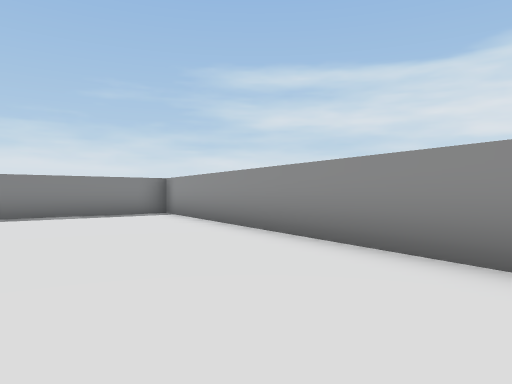
View 1 (above)

19 first-person views from a walk through a 3-D level made in the Unity game engine. The camera is 1.2 m above the floor, looks level and sees 70° across. The floor is counted in squares, 2 m on a side. Each view is taken from the middle of a square. On the plan, view 1 faces up. The plan holds only what a view shows up to about 10 squares ahead; the rest is blank. The place goes on beyond the plan. The player is left out. Some surface patterns are stand-ins.

View 2
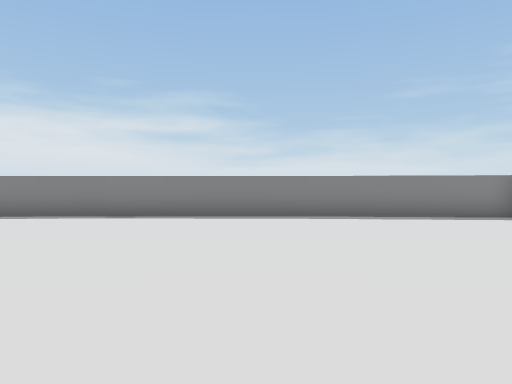

View 3
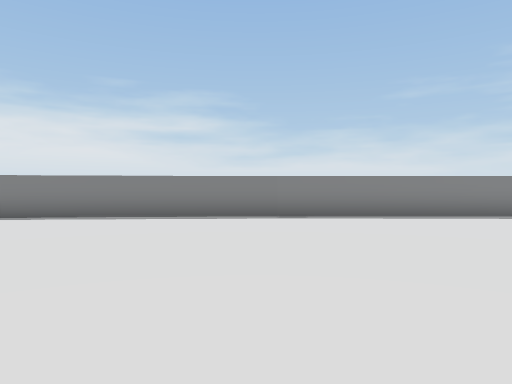

View 4
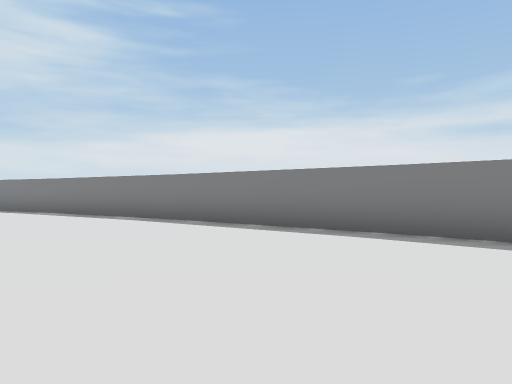

View 5
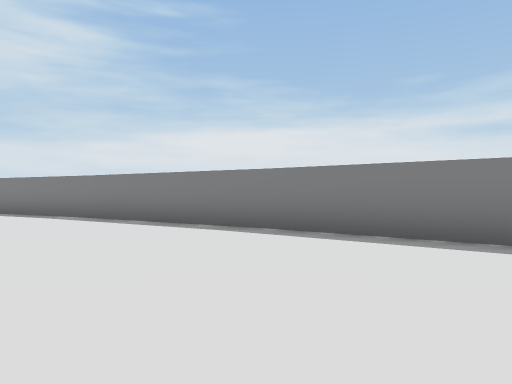

View 6
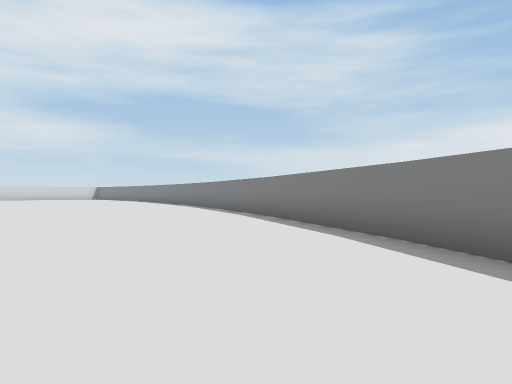

View 7
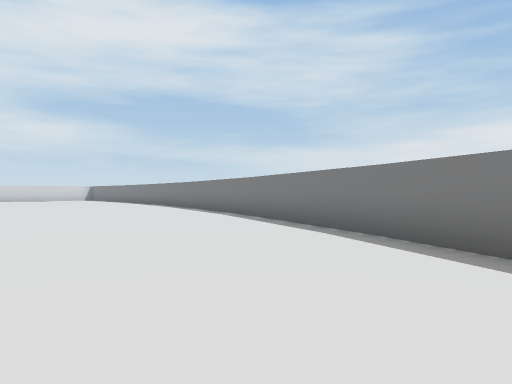

View 8
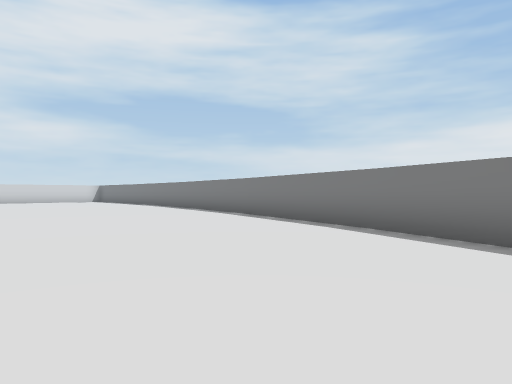

View 9
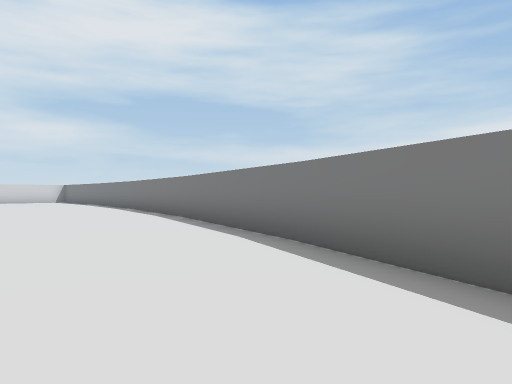

View 10
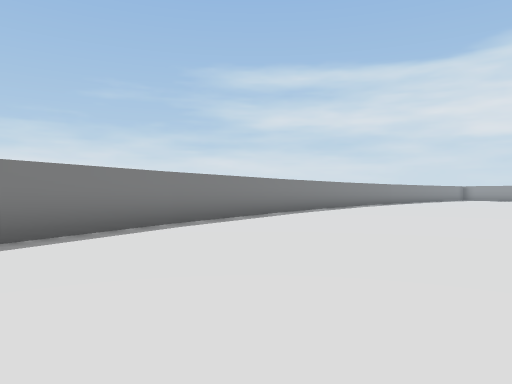

View 11
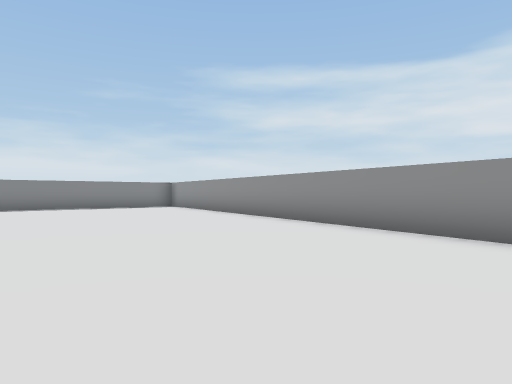

View 12
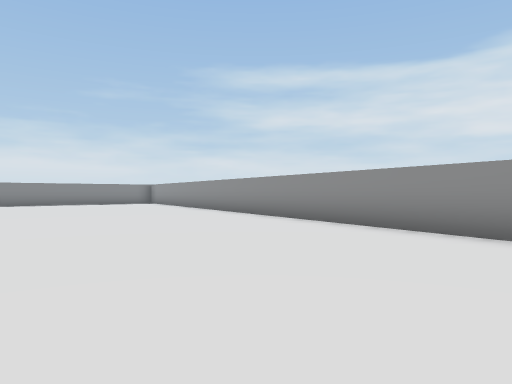

View 13
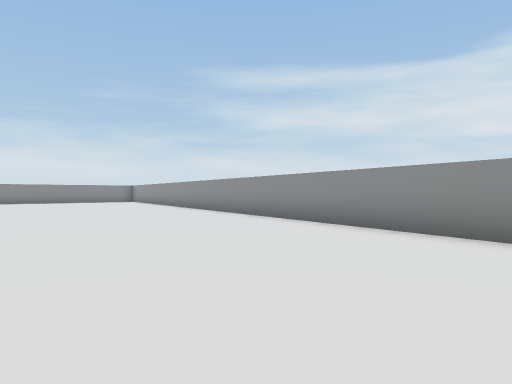

View 14
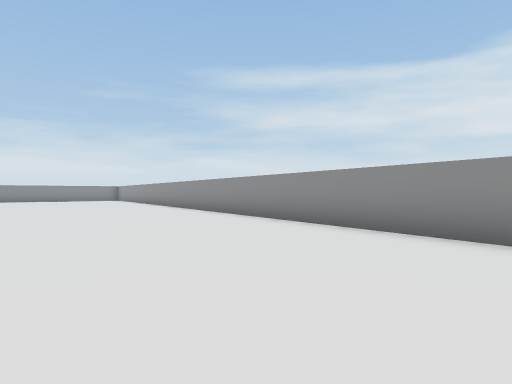

View 15
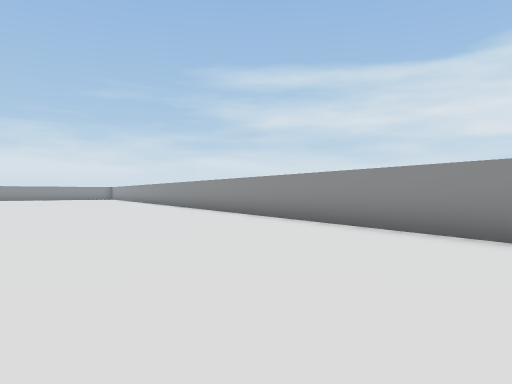

View 16
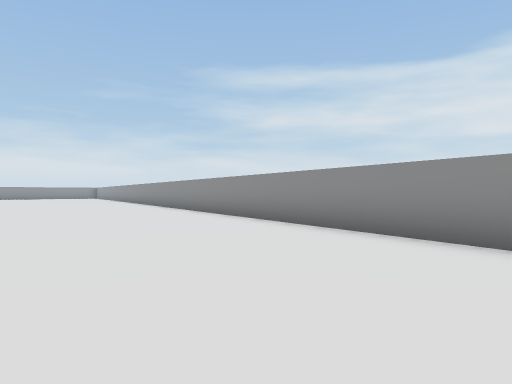

View 17
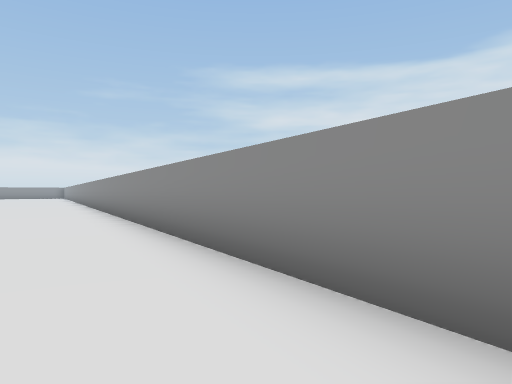

View 18
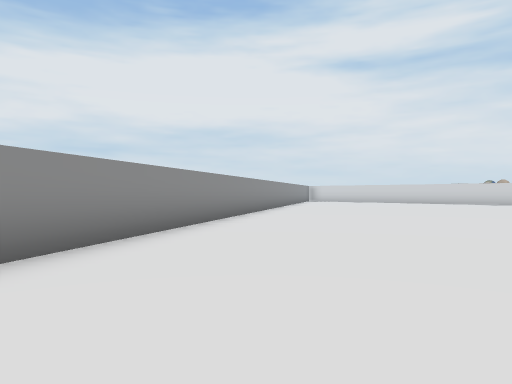

View 19
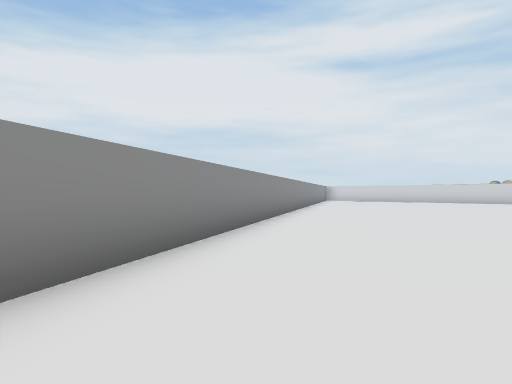

### Floor plan
Points are (right, up) in squares from view 1. A wall is a line through its corners. A room is listed if a view was taken in it or the views show most of it. See-through windows are left out.
Room 1 (views 1, 2, 3, 4, 5, 6, 7, 8, 9, 10, 11, 12, 13, 14, 15, 16, 17, 18, 19)
walls: (-16.2, -3.9) (-18.8, -8.1); (-13.2, 0.2) (-16.2, -4); (-18.7, -8) (-20.9, -12.4); (-20.1, -10.3) (-24.5, -21.4); (-10, 3.8) (-13.3, 0); (-2.8, 10.3) (-6.4, 7.3) (-10.1, 3.8); (-24.1, -21.4) (-24.4, -22.8); (17, -23.5) (-2.3, 10.1)

Where each view was taken, in squares from view 1:
view 1: 0 up, 0 right, facing up
view 2: 0 up, 1 left, facing up-left
view 3: 3 down, 4 left, facing up-left
view 4: 2 down, 8 left, facing left
view 5: 4 down, 10 left, facing left
view 6: 6 down, 14 left, facing down-left
view 7: 10 down, 16 left, facing down-left
view 8: 14 down, 17 left, facing down-left
view 9: 14 down, 19 left, facing down-left
view 10: 15 down, 17 left, facing up
view 11: 5 down, 1 right, facing up
view 12: 9 down, 3 right, facing up
view 13: 12 down, 5 right, facing up
view 14: 15 down, 7 right, facing up
view 15: 19 down, 9 right, facing up
view 16: 23 down, 12 right, facing up
view 17: 23 down, 15 right, facing up
view 18: 17 down, 10 right, facing down-right
view 19: 15 down, 10 right, facing down-right
